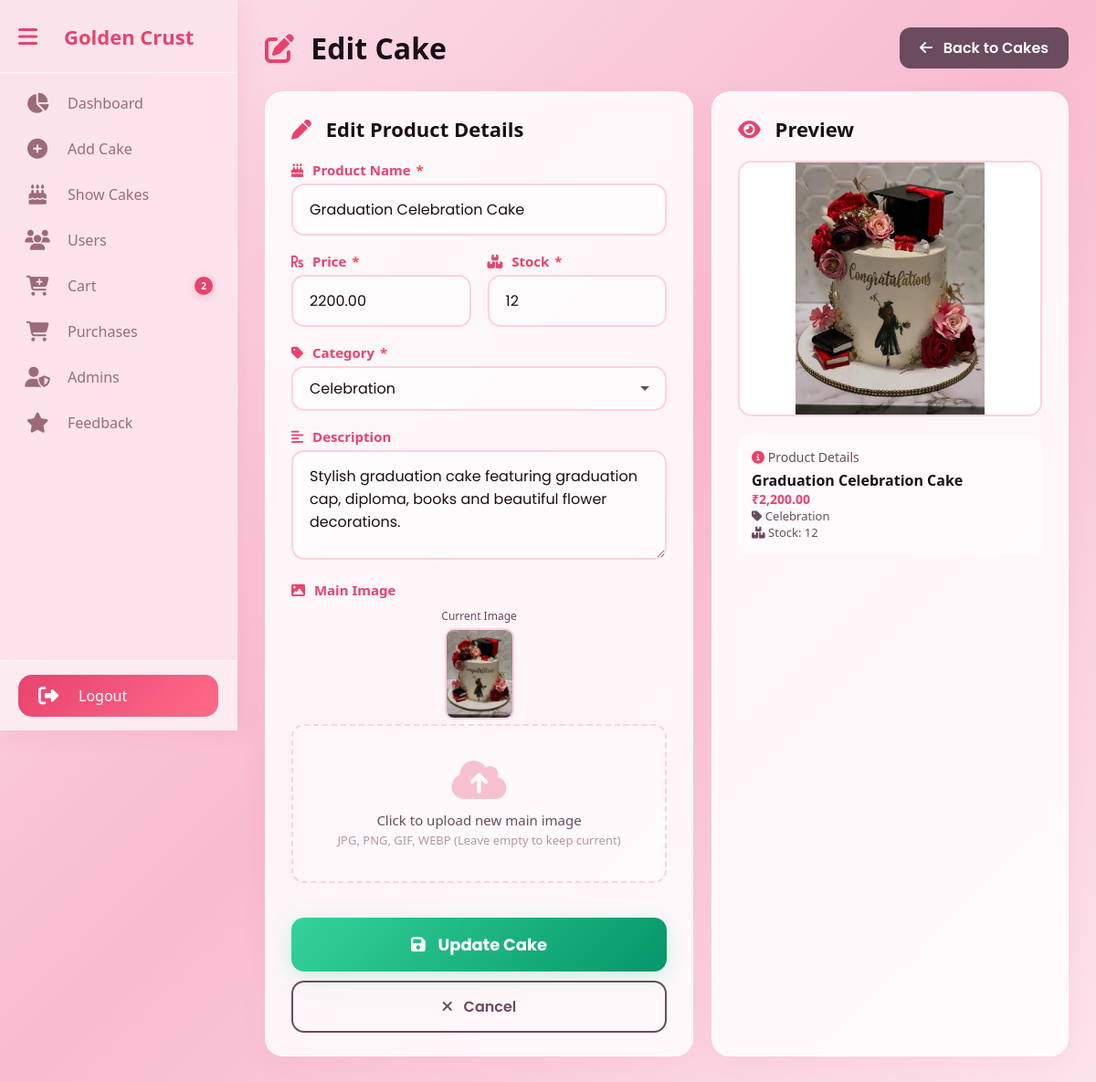
/project/admin/edit_cake.php?id=81 (signed in), run on the app's committed database.
### tables this page shows
CREATE TABLE `cakes` (
  `id` int(11) NOT NULL,
  `itemname` varchar(255) NOT NULL,
  `categories` enum('Chocolate','Fruit','Bundt','Velvet','Celebration','Ice Cream','Cupcake','Roll','Pastry') NOT NULL,
  `price` decimal(10,2) NOT NULL,
  `img` varchar(255) DEFAULT NULL,
  `description` text DEFAULT NULL,
  `stock` int(11) NOT NULL DEFAULT 0,
  `created_at` timestamp NOT NULL DEFAULT current_timestamp()
);

### project/admin/edit_cake.php (the view, shortened to what this page needs)
<?php
$conn = mysqli_connect("localhost", "root", "", "golden_crust");
$cake_data = null;
if (isset($_GET['id'])) {
    $id = intval($_GET['id']);
    $query = "SELECT * FROM cakes WHERE id = '$id'";
    $result = mysqli_query($conn, $query);
    if (mysqli_num_rows($result) > 0) {
        $cake_data = mysqli_fetch_assoc($result);
    } else {
        header("Location: show_cakes.php?msg=not_found");
        exit();
    }
} else {
    header("Location: show_cakes.php");
    exit();
}
?>
<!DOCTYPE html>
<html>
<head>
    <link rel="stylesheet" href="https://cdnjs.cloudflare.com/ajax/libs/font-awesome/6.4.0/css/all.min.css">
</head>
<body>
<?php include "includes/sidebar.php"; ?>
<div class="main" id="main">
    <div class="page-header">
        <div class="title">
            <i class="fas fa-edit"></i> Edit Cake
        </div>
        <a href="show_cakes.php" class="btn-back">
            <i class="fas fa-arrow-left"></i> Back to Cakes
        </a>
    </div>
    <?php if($cake_data): ?>
    <div class="container">
        <div class="form-box">
            <h2><i class="fas fa-pen"></i> Edit Product Details</h2>
            <form method="POST" enctype="multipart/form-data">
                <div class="form-group">
                    <label><i class="fas fa-cake"></i> Product Name <span class="required">*</span></label>
                    <input type="text" name="itemname" class="form-control" placeholder="Enter product name" value="<?php echo htmlspecialchars($cake_data['itemname']); ?>" required>
                </div>
                <div class="form-row">
                    <div class="form-group">
                        <label><i class="fas fa-rupee-sign"></i> Price <span class="required">*</span></label>
                        <input type="number" name="price" class="form-control" placeholder="0.00" step="0.01" value="<?php echo $cake_data['price']; ?>" required>
                    </div>
                    <div class="form-group">
                        <label><i class="fas fa-boxes"></i> Stock <span class="required">*</span></label>
                        <input type="number" name="stock" class="form-control" placeholder="Quantity" value="<?php echo $cake_data['stock']; ?>" required>
                    </div>
                </div>
                <div class="form-group">
                    <label><i class="fas fa-tag"></i> Category <span class="required">*</span></label>
                    <select name="categories" class="form-control" required>
                        <option value="Celebration" <?php echo ($cake_data['categories'] == 'Celebration') ? 'selected' : ''; ?>>Celebration</option>
                    </select>
                </div>
                <div class="form-group">
                    <label><i class="fas fa-align-left"></i> Description</label>
                    <textarea name="description" class="form-control" placeholder="Enter product description"><?php echo htmlspecialchars($cake_data['description']); ?></textarea>
                </div>
                <div class="form-group">
                    <label><i class="fas fa-image"></i> Main Image</label>
                    <?php if(!empty($cake_data['img'])): ?>
                        <div class="current-image">
                            <span class="label">Current Image</span>
                            <img src="uploads/<?php echo $cake_data['img']; ?>" alt="Current Image">
                        </div>
                    <?php endif; ?>
                    <div class="file-upload-wrapper">
                        <i class="fas fa-cloud-upload-alt"></i>
                        <p>Click to upload new main image</p>
                        <span class="hint">JPG, PNG, GIF, WEBP (Leave empty to keep current)</span>
                    </div>
                </div>
                <button type="submit" name="submit" class="btn-submit">
                    <i class="fas fa-save"></i> Update Cake
                </button>
                <a href="show_cakes.php" class="btn-cancel">
                    <i class="fas fa-times"></i> Cancel
                </a>
            </form>
        </div>
        <div class="preview-box">
            <h2><i class="fas fa-eye"></i> Preview</h2>
            <img id="mainPreview" class="main-preview" src="<?php echo !empty($cake_data['img']) ? 'uploads/'.$cake_data['img'] : ''; ?>"
                 onerror="this.style.display='none'; this.nextElementSibling.style.display='flex';">
            <div style="margin-top: 20px; padding: 15px; background: rgba(255,255,255,0.5); border-radius: 12px;">
                <p style="font-size: 14px; color: #6b4b5e; margin-bottom: 5px;">
                    <i class="fas fa-info-circle" style="color: #e8436e;"></i> Product Details
                </p>
                <p style="font-size: 16px; font-weight: 600; color: #1a0f17;" id="previewName">
                    <?php echo htmlspecialchars($cake_data['itemname']); ?>
                </p>
                <p style="font-size: 14px; color: #e8436e; font-weight: 600;" id="previewPrice">
                    ₹<?php echo number_format($cake_data['price'], 2); ?>
                </p>
                <p style="font-size: 13px; color: #6b4b5e;" id="previewCategory">
                    <i class="fas fa-tag"></i> <?php echo htmlspecialchars($cake_data['categories']); ?>
                </p>
                <p style="font-size: 13px; color: #6b4b5e;" id="previewStock">
                    <i class="fas fa-boxes"></i> Stock: <?php echo $cake_data['stock']; ?>
                </p>
            </div>
        </div>
    </div>
    <?php endif; ?>
</div>
</body>
</html>

### project/admin/edit_cake.php (style rules this page uses)
* { margin: 0; padding: 0; box-sizing: border-box; }
body { font-family: 'Poppins', sans-serif; background: linear-gradient(135deg, #fce4ec, #f8bbd0, #fce4ec); min-height: 100vh; }
.main { margin-left: 85px; padding: 30px; transition: margin-left 0.35s ease; min-height: 100vh; }
.main.shift { margin-left: 260px; }
.page-header { display: flex; align-items: center; justify-content: space-between; flex-wrap: wrap; gap: 15px; margin-bottom: 25px; }
.page-header .title { font-size: 32px; font-weight: 800; color: #1a0f17; }
.page-header .title i { color: #e8436e; margin-right: 10px; }
.btn-back { display: inline-block; padding: 10px 22px; background: #6b4b5e; color: #fff; border-radius: 12px; text-decoration: none; font-weight: 600; transition: 0.3s; font-family: 'Poppins', sans-serif; }
.btn-back i { margin-right: 8px; }
.container { display: grid; grid-template-columns: 1.2fr 1fr; gap: 20px; }
.form-box, .preview-box { background: rgba(255, 255, 255, 0.85); backdrop-filter: blur(10px); border-radius: 20px; padding: 25px 28px; border: 1px solid rgba(255, 255, 255, 0.6); box-shadow: 0 8px 30px rgba(232, 67, 110, 0.06); transition: 0.3s; }
.form-box h2, .preview-box h2 { font-size: 22px; font-weight: 700; color: #1a0f17; margin-bottom: 20px; }
.form-box h2 i, .preview-box h2 i { color: #e8436e; margin-right: 10px; }
.form-group { margin-bottom: 18px; }
.form-group label { display: block; color: #e8436e; font-size: 15px; font-weight: 600; margin-bottom: 5px; }
.form-group label i { margin-right: 6px; }
.form-group label .required { color: #ff4757; margin-left: 2px; }
.form-control { width: 100%; padding: 14px 18px; border: 2px solid #ffd1dc; border-radius: 14px; outline: none; font-size: 16px; font-family: 'Poppins', sans-serif; transition: 0.3s; background: rgba(255, 255, 255, 0.6); color: #1a0f17; }
.form-control::placeholder { color: #b395a5; }
textarea.form-control { resize: vertical; min-height: 120px; }
select.form-control { appearance: none; background-repeat: no-repeat; background-position: right 16px center; padding-right: 40px; cursor: pointer; }
.form-row { display: grid; grid-template-columns: 1fr 1fr; gap: 18px; }
.file-upload-wrapper { border: 2px dashed #ffd1dc; border-radius: 14px; padding: 35px 20px; text-align: center; transition: 0.3s; cursor: pointer; position: relative; background: rgba(255, 255, 255, 0.3); }
.file-upload-wrapper i { font-size: 48px; color: #e8436e; opacity: 0.3; display: block; margin-bottom: 10px; }
.file-upload-wrapper p { color: #6b4b5e; font-size: 15px; }
.file-upload-wrapper .hint { font-size: 13px; color: #b395a5; }
.main-preview { width: 100%; height: 280px; object-fit: contain; border: 2px solid #ffd1dc; border-radius: 15px; display: block; background: #fff; }
.btn-submit { width: 100%; margin-top: 20px; padding: 16px; border: none; border-radius: 14px; background: linear-gradient(135deg, #34d399, #059669); color: #fff; font-size: 18px; font-weight: 700; font-family: 'Poppins', sans-serif; cursor: pointer; transition: 0.3s; box-shadow: 0 6px 25px rgba(52, 211, 153, 0.25); }
.btn-submit i { margin-right: 10px; }
.btn-cancel { width: 100%; padding: 14px; border: 2px solid #6b4b5e; border-radius: 14px; background: transparent; color: #6b4b5e; font-size: 16px; font-weight: 600; font-family: 'Poppins', sans-serif; cursor: pointer; transition: 0.3s; margin-top: 10px; text-decoration: none; display: inline-block; text-align: center; }
.btn-cancel i { margin-right: 8px; }
.current-image { margin-top: 10px; text-align: center; }
.current-image img { max-width: 100px; max-height: 100px; border-radius: 10px; border: 2px solid #ffd1dc; object-fit: cover; }
.current-image .label { display: block; font-size: 12px; color: #6b4b5e; margin-bottom: 5px; }

### project/admin/includes/sidebar.php (style rules this page uses)
* { margin:0; padding:0; box-sizing:border-box; font-family:'Segoe UI',sans-serif; }
.main { margin-left:85px; transition:margin-left 0.35s ease; min-height:100vh; width: calc(100% - 85px); }
.main.shift { margin-left:260px; width: calc(100% - 260px); }

### data on the page
cakes: itemname "Graduation Celebration Cake", price "2200.00", stock "12", categories "Celebration", description "Stylish graduation cake featuring graduation cap, diploma, books and beautiful flower decorations.", img (picture), price "2,200.00"

### other printed values
$cart_count "2"
